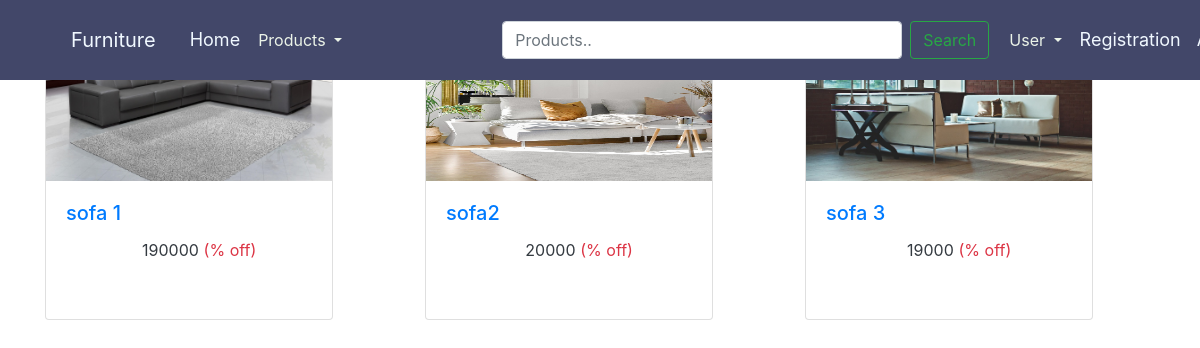
Page /sofa_categories on the committed database.
### core/models.py (models this page shows, shortened)
class Products(models.Model):
    CATAGORY_CHOICES = [
        ('SOFA','Sofa'),
        ('BED','Bed'),
    ]
    name = models.CharField(max_length=100)
    category = models.CharField(max_length=20,choices=CATAGORY_CHOICES)
    small_description = models.TextField()
    description = models.TextField()
    selling_price = models.IntegerField()
    pet_image = models.ImageField(upload_to = 'pet_images')   # As we are using image field we have to intall 'pillow'. And we have to Define MEDIA_URL in settings.py file so that all folder should save in media directory

### core/views.py (the view)
# urls.py: path('sofa_categories',views.Sofas.as_view(),name='sofacategories'),
class Sofas(View):
    def get(self,request):
        sofa_category = Products.objects.filter(category = 'SOFA')    # we are using filter function of queryset, that will filter those data whose category belongs to Sofa
        return render(request,'core/sofas.html',{'sofa_category':sofa_category})

### core/templates/core/sofas.html (shortened to what this page needs)
{% extends "core/base.html" %}
{% block home %}
{% load static %}
  <div class="container ">
    <div class="row">
        {% for dc in sofa_category %}
        <div class="col-sm-4 ">
          <a href="" style="text-decoration: none; ">
            <div class="card dog_categories_card dog_card" style="width: 18rem; height:20rem">
                <img class="card-img-top " src="{{dc.pet_image.url}}" alt="Card image cap">
                <div class="card-body">
                  <h5 class="card-title">{{dc.name}}</h5>
                   <div class="text-center">
                        <h5 class="font-weight-bold text-dark "><i class="fa-solid fa-indian-rupee-sign"></i> <small class="fw-light rupee"> {{dc.selling_price}}</small> <small class="text-danger">(% off)</small></h5>
                    </div>
                </div>
            </div>
          </a>
        </div>
        {% endfor %}
    </div>
</div>
{% endblock home %}

### core/static/core/css/style.css (style rules this page uses)
.card-img-top { width: 100%; height: 15vw; object-fit:fill; }

### rows in the picture
Products: pet_image (picture), name "sofa 1", selling_price "190000"
Products: pet_image (picture), name "sofa2", selling_price "20000"
Products: pet_image (picture), name "sofa 3", selling_price "19000"
